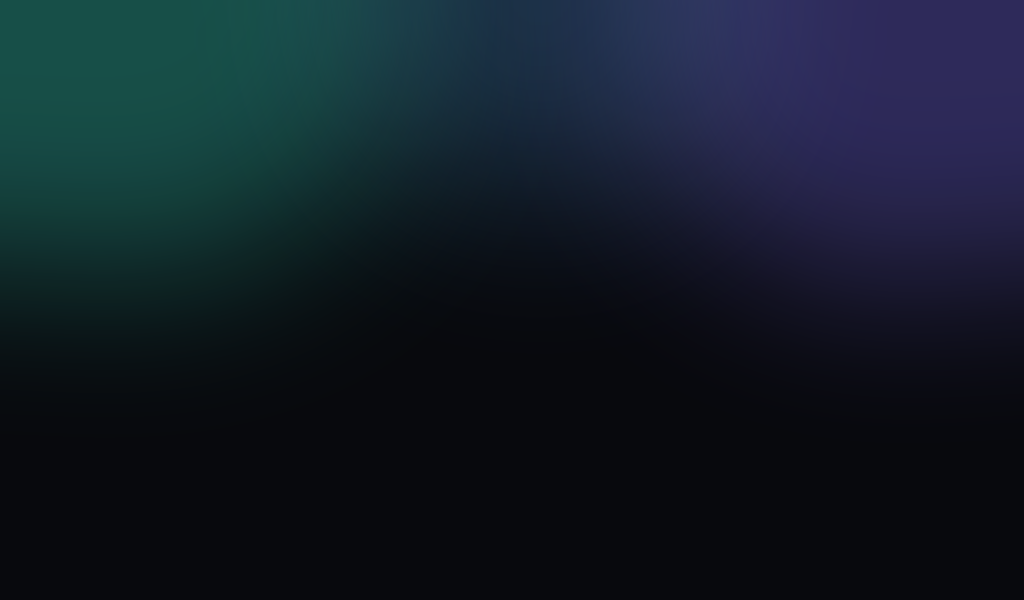
#> input picture aurora-build/assets/aurora_bg_1024x600.png, 1024 x 600 px
$ python screensaver_prep.py assets out
#> lines starting #> are read from the running program, lines starting #| are printed output that depends on the picture
#> in bake, im is the input picture: PIL image 1024x600 RGB; mean R, G, B 17.6, 28, 38.7
#!/usr/bin/env python3
"""
Aurora screensaver photo prep — bake "blurred-fill" backgrounds.

The Aurora panel can't scale or blur images on-device, so we pre-bake each
photo into a <W>x<H> JPEG: a cover-cropped, blurred, slightly darkened copy of
the photo fills the whole frame (no black bars), with the full uncropped photo
fit and centered on top. The panel shows these 1:1 and overlays its own
clock/weather. Run this whenever you add/change photos (they change rarely).

Source photos can be any format Pillow reads (jpg/png/gif/webp/bmp/tiff/...);
output is always JPEG, sized exactly for the panel.

Usage:
  python3 screensaver_prep.py INPUT_DIR OUTPUT_DIR
      [--size 1024x600] [--blur 28] [--darken 0.65] [--quality 88]

Then copy OUTPUT_DIR/*.jpg into Home Assistant's  config/www/screensaver/.
"""
import argparse
import os
import sys

from PIL import Image, ImageEnhance, ImageFilter, ImageOps

READABLE = (".jpg", ".jpeg", ".png", ".bmp", ".webp", ".gif", ".tif", ".tiff")


def cover(im, w, h):
    """Scale to fill WxH, then center-crop the overflow (no distortion)."""
#> called with w = 1024, h = 600
    sw, sh = im.size
#> sw = 1024; sh = 600
    scale = max(w / sw, h / sh)
#> scale = 1
    nw, nh = max(1, round(sw * scale)), max(1, round(sh * scale))
#> nw = 1024; nh = 600
    im = im.resize((nw, nh), Image.LANCZOS)
    left, top = (nw - w) // 2, (nh - h) // 2
#> left = 0; top = 0
    return im.crop((left, top, left + w, top + h))


def contain(im, w, h):
    """Fit entirely within WxH, preserving aspect (no crop)."""
    im = im.copy()
    im.thumbnail((w, h), Image.LANCZOS)
    return im


def bake(path, w, h, blur, darken):
    im = ImageOps.exif_transpose(Image.open(path)).convert("RGB")
    bg = cover(im, w, h).filter(ImageFilter.GaussianBlur(blur))
    if darken < 1.0:
        bg = ImageEnhance.Brightness(bg).enhance(darken)
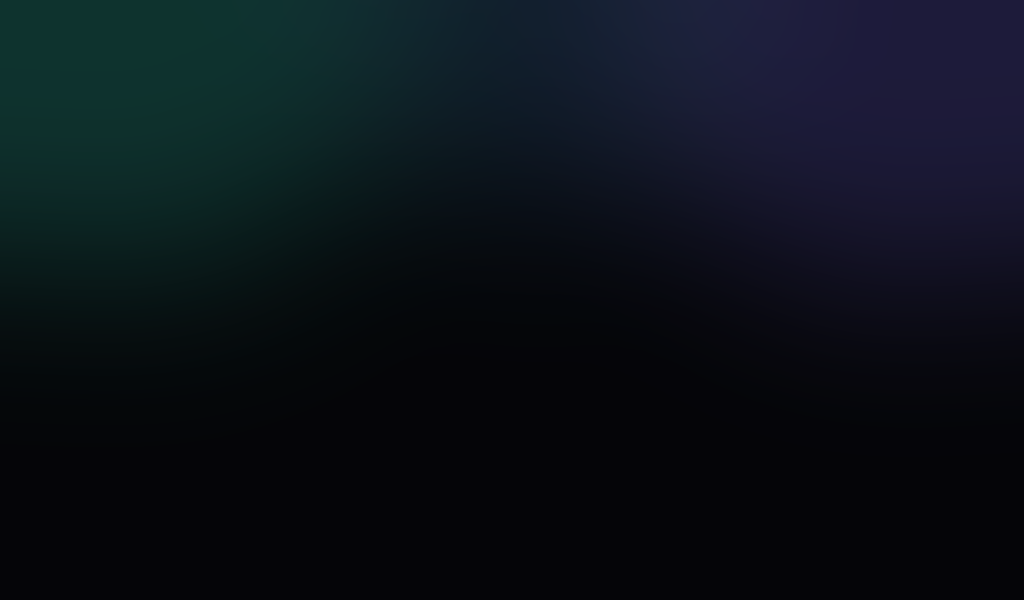
#> bg: PIL image 1024x600 RGB; mean R, G, B 11, 17.6, 24.7
    fg = contain(im, w, h)
    bg.paste(fg, ((w - fg.width) // 2, (h - fg.height) // 2))
    return bg


def main():
    ap = argparse.ArgumentParser(description="Bake blurred-fill screensaver photos for Aurora.")
    ap.add_argument("input", help="folder of source photos")
    ap.add_argument("output", help="folder to write baked JPEGs into")
    ap.add_argument("--size", default="1024x600", help="panel size WxH (default 1024x600)")
    ap.add_argument("--blur", type=float, default=28.0, help="background blur radius (default 28)")
    ap.add_argument("--darken", type=float, default=0.65, help="bg brightness 0-1 (default 0.65)")
    ap.add_argument("--quality", type=int, default=88, help="JPEG quality (default 88)")
    a = ap.parse_args()

    w, h = (int(v) for v in a.size.lower().split("x"))
    os.makedirs(a.output, exist_ok=True)
    files = [f for f in sorted(os.listdir(a.input)) if f.lower().endswith(READABLE)]
    if not files:
        print(f"No images found in {a.input}")
        return 1

    done = 0
    for f in files:
        try:
            out = bake(os.path.join(a.input, f), w, h, a.blur, a.darken)
            dst = os.path.join(a.output, os.path.splitext(f)[0] + ".jpg")
            out.save(dst, "JPEG", quality=a.quality)
            print(f"  {f} -> {os.path.basename(dst)} ({w}x{h})")
            done += 1
        except Exception as e:  # noqa: BLE001
            print(f"  SKIP {f}: {e}")
    print(f"Done: {done}/{len(files)} baked into {a.output}")
    return 0


if __name__ == "__main__":
    sys.exit(main())
#> (the program exits here)
